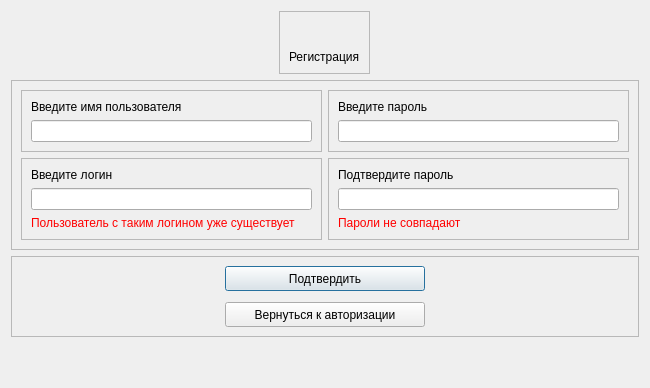
<?xml version="1.0" encoding="UTF-8"?>
<ui version="4.0">
 <class>Registration</class>
 <widget class="QDialog" name="Registration">
  <property name="geometry">
   <rect>
    <x>0</x>
    <y>0</y>
    <width>650</width>
    <height>388</height>
   </rect>
  </property>
  <property name="maximumSize">
   <size>
    <width>972</width>
    <height>578</height>
   </size>
  </property>
  <property name="baseSize">
   <size>
    <width>590</width>
    <height>410</height>
   </size>
  </property>
  <property name="windowTitle">
   <string>Dialog</string>
  </property>
  <property name="styleSheet">
   <string notr="true"/>
  </property>
  <layout class="QVBoxLayout" name="verticalLayout">
   <item alignment="Qt::AlignHCenter">
    <widget class="QFrame" name="frame">
     <property name="maximumSize">
      <size>
       <width>16777215</width>
       <height>100</height>
      </size>
     </property>
     <property name="frameShape">
      <enum>QFrame::StyledPanel</enum>
     </property>
     <property name="frameShadow">
      <enum>QFrame::Raised</enum>
     </property>
     <layout class="QVBoxLayout" name="verticalLayout_3">
      <item alignment="Qt::AlignBottom">
       <widget class="QLabel" name="label">
        <property name="text">
         <string>Регистрация</string>
        </property>
       </widget>
      </item>
     </layout>
    </widget>
   </item>
   <item>
    <widget class="QFrame" name="frame_2">
     <property name="frameShape">
      <enum>QFrame::StyledPanel</enum>
     </property>
     <property name="frameShadow">
      <enum>QFrame::Raised</enum>
     </property>
     <layout class="QGridLayout" name="gridLayout">
      <item row="0" column="1">
       <widget class="QFrame" name="frame_7">
        <property name="frameShape">
         <enum>QFrame::StyledPanel</enum>
        </property>
        <property name="frameShadow">
         <enum>QFrame::Raised</enum>
        </property>
        <layout class="QVBoxLayout" name="verticalLayout_8">
         <item>
          <widget class="QLabel" name="label_3">
           <property name="text">
            <string>Введите пароль</string>
           </property>
          </widget>
         </item>
         <item>
          <widget class="QLineEdit" name="passwordEdit">
           <property name="minimumSize">
            <size>
             <width>150</width>
             <height>0</height>
            </size>
           </property>
          </widget>
         </item>
        </layout>
       </widget>
      </item>
      <item row="1" column="0" alignment="Qt::AlignTop">
       <widget class="QFrame" name="frame_5">
        <property name="frameShape">
         <enum>QFrame::StyledPanel</enum>
        </property>
        <property name="frameShadow">
         <enum>QFrame::Raised</enum>
        </property>
        <layout class="QVBoxLayout" name="verticalLayout_5">
         <item>
          <widget class="QLabel" name="label_2">
           <property name="text">
            <string>Введите логин</string>
           </property>
          </widget>
         </item>
         <item>
          <widget class="QLineEdit" name="loginEdit"/>
         </item>
         <item>
          <widget class="QLabel" name="identityLogErrorLabel">
           <property name="styleSheet">
            <string notr="true">color: rgb(255, 0, 0);</string>
           </property>
           <property name="text">
            <string>Пользователь с таким логином уже существует</string>
           </property>
          </widget>
         </item>
        </layout>
       </widget>
      </item>
      <item row="1" column="1" alignment="Qt::AlignVCenter">
       <widget class="QFrame" name="frame_6">
        <property name="frameShape">
         <enum>QFrame::StyledPanel</enum>
        </property>
        <property name="frameShadow">
         <enum>QFrame::Raised</enum>
        </property>
        <layout class="QVBoxLayout" name="verticalLayout_7">
         <item alignment="Qt::AlignTop">
          <widget class="QLabel" name="label_4">
           <property name="text">
            <string>Подтвердите пароль</string>
           </property>
          </widget>
         </item>
         <item>
          <widget class="QLineEdit" name="password2Edit">
           <property name="minimumSize">
            <size>
             <width>150</width>
             <height>0</height>
            </size>
           </property>
          </widget>
         </item>
         <item>
          <widget class="QLabel" name="matchPassErrorLabel">
           <property name="styleSheet">
            <string notr="true">color: rgb(255, 0, 0);</string>
           </property>
           <property name="text">
            <string>Пароли не совпадают</string>
           </property>
          </widget>
         </item>
        </layout>
       </widget>
      </item>
      <item row="0" column="0">
       <widget class="QFrame" name="frame_4">
        <property name="frameShape">
         <enum>QFrame::StyledPanel</enum>
        </property>
        <property name="frameShadow">
         <enum>QFrame::Raised</enum>
        </property>
        <layout class="QVBoxLayout" name="verticalLayout_6">
         <item>
          <widget class="QLabel" name="label_5">
           <property name="text">
            <string>Введите имя пользователя</string>
           </property>
          </widget>
         </item>
         <item>
          <widget class="QLineEdit" name="usernameEdit">
           <property name="minimumSize">
            <size>
             <width>150</width>
             <height>0</height>
            </size>
           </property>
          </widget>
         </item>
        </layout>
       </widget>
      </item>
     </layout>
    </widget>
   </item>
   <item alignment="Qt::AlignTop">
    <widget class="QFrame" name="frame_3">
     <property name="frameShape">
      <enum>QFrame::StyledPanel</enum>
     </property>
     <property name="frameShadow">
      <enum>QFrame::Raised</enum>
     </property>
     <layout class="QVBoxLayout" name="verticalLayout_4">
      <item alignment="Qt::AlignHCenter">
       <widget class="QPushButton" name="confirmButton">
        <property name="minimumSize">
         <size>
          <width>200</width>
          <height>25</height>
         </size>
        </property>
        <property name="maximumSize">
         <size>
          <width>200</width>
          <height>16777215</height>
         </size>
        </property>
        <property name="text">
         <string>Подтвердить</string>
        </property>
       </widget>
      </item>
      <item>
       <spacer name="verticalSpacer">
        <property name="orientation">
         <enum>Qt::Vertical</enum>
        </property>
        <property name="sizeType">
         <enum>QSizePolicy::Fixed</enum>
        </property>
        <property name="sizeHint" stdset="0">
         <size>
          <width>20</width>
          <height>5</height>
         </size>
        </property>
       </spacer>
      </item>
      <item alignment="Qt::AlignHCenter">
       <widget class="QPushButton" name="returnButton">
        <property name="minimumSize">
         <size>
          <width>200</width>
          <height>25</height>
         </size>
        </property>
        <property name="maximumSize">
         <size>
          <width>200</width>
          <height>16777215</height>
         </size>
        </property>
        <property name="text">
         <string>Вернуться к авторизации</string>
        </property>
       </widget>
      </item>
     </layout>
    </widget>
   </item>
   <item>
    <spacer name="verticalSpacer_2">
     <property name="orientation">
      <enum>Qt::Vertical</enum>
     </property>
     <property name="sizeType">
      <enum>QSizePolicy::Maximum</enum>
     </property>
     <property name="sizeHint" stdset="0">
      <size>
       <width>20</width>
       <height>40</height>
      </size>
     </property>
    </spacer>
   </item>
  </layout>
 </widget>
 <resources/>
 <connections/>
</ui>
